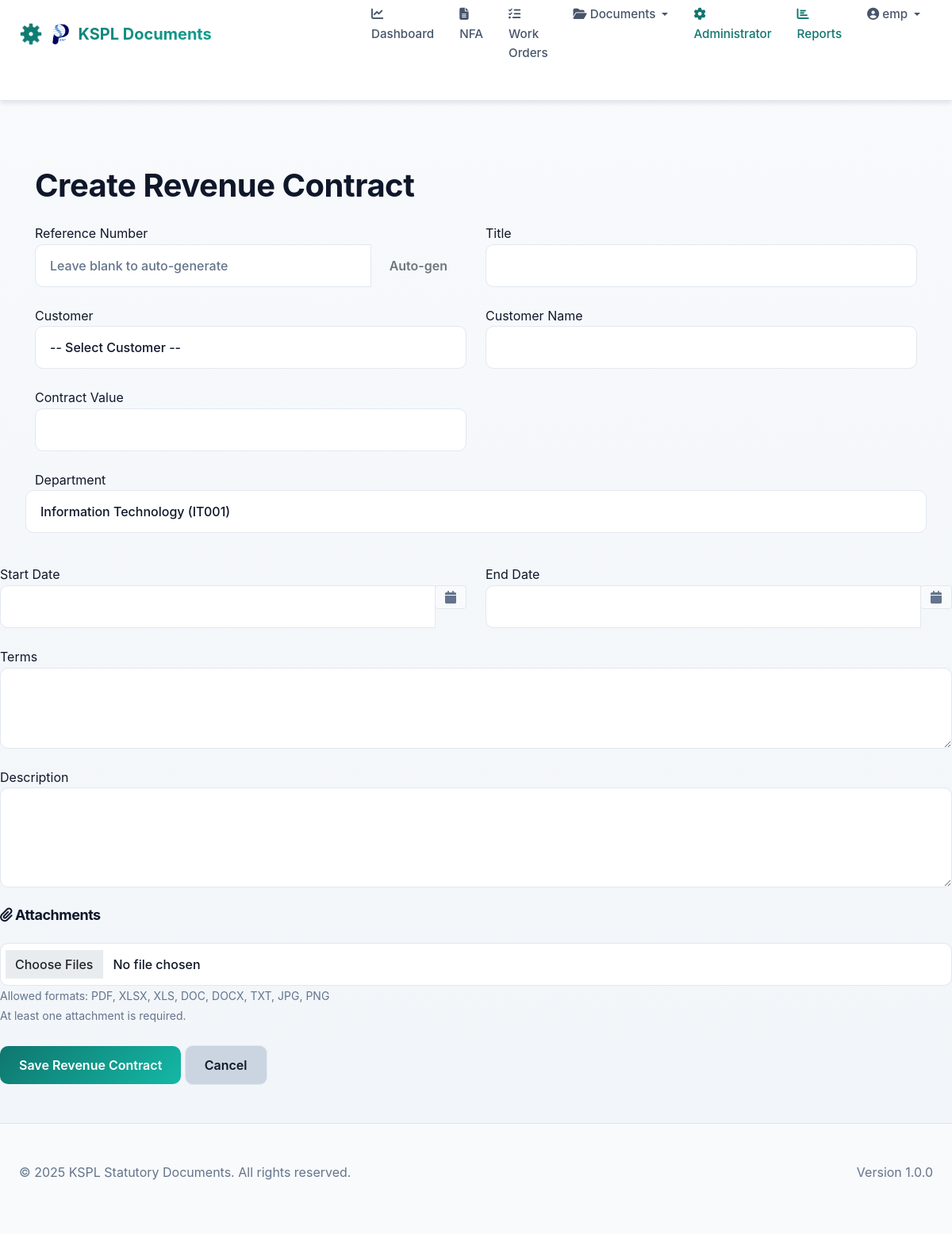
The page /revenue-contracts/create (signed in) on the database its author committed.
### models/__init__.py (models this page shows, shortened)
class User(UserMixin, db.Model):
    __tablename__ = 'users'
    id = db.Column(db.Integer, primary_key=True)
    username = db.Column(db.String(120), unique=True, nullable=False)
    email = db.Column(db.String(120), unique=True, nullable=False)
    password_hash = db.Column(db.String(255), nullable=False)
    first_name = db.Column(db.String(120))
    last_name = db.Column(db.String(120))
    department_id = db.Column(db.Integer, db.ForeignKey('departments.id'))
    is_active = db.Column(db.Boolean, default=True)
    created_at = db.Column(db.DateTime, default=datetime.utcnow)
    roles = db.relationship('Role', secondary='user_roles', backref=db.backref('users', lazy='dynamic'))
    department = db.relationship('Department', backref='users')
    def has_role(self, role_name):
        return any(role.name == role_name for role in self.roles)

class Department(db.Model):
    __tablename__ = 'departments'
    id = db.Column(db.Integer, primary_key=True)
    name = db.Column(db.String(255), unique=True, nullable=False)
    code = db.Column(db.String(50), unique=True, nullable=False)
    description = db.Column(db.Text)
    status = db.Column(db.String(50), default='Active')
    created_at = db.Column(db.DateTime, default=datetime.utcnow)
    updated_at = db.Column(db.DateTime, default=datetime.utcnow, onupdate=datetime.utcnow)

### routes/main.py (the view, shortened to what this page needs)
@main_bp.route('/revenue-contracts/create', methods=['GET', 'POST'])
@login_required
def revenue_contract_create():
    if current_user.has_role('hod'):
        flash('Head of Departments can only review and approve documents, not create them.', 'warning')
        return redirect(url_for('main.dashboard'))
    form = RevenueContractForm()
    form.customer_id.choices = get_customer_choices()
    form.department_id.choices = get_department_choices()
    return render_template('pages/revenue_contract_form.html', form=form, title='Create Revenue Contract')

### templates/pages/revenue_contract_form.html (shortened to what this page needs)
{% extends "index.html" %}
{% block content %}
<div class="container mt-4">
    <h1>{{ title }}</h1>
    <form method="POST" enctype="multipart/form-data" novalidate>
        <div class="row">
            <div class="col-md-6">
                <div class="mb-3">
                    {{ form.reference_number.label }}
                    <div class="input-group">
                        {% if form.reference_number.errors %}
                            {{ form.reference_number(class="form-control is-invalid") }}
                        {% else %}
                            {{ form.reference_number(class="form-control") }}
                        {% endif %}
                        <button class="btn btn-outline-secondary" type="button" id="auto_generate_ref">Auto-gen</button>
                    </div>
                </div>
            </div>
            <div class="col-md-6">
                <div class="mb-3">
                    {{ form.title.label }}
                    {% if form.title.errors %}
                        {{ form.title(class="form-control is-invalid") }}
                        <div class="invalid-feedback">{% for error in form.title.errors %}{{ error }}{% endfor %}</div>
                    {% else %}
                        {{ form.title(class="form-control") }}
                    {% endif %}
                </div>
            </div>
        </div>
        <div class="row">
            <div class="col-md-6">
                <div class="mb-3">
                    {{ form.customer_id.label }}
                    {% if form.customer_id.errors %}
                        {{ form.customer_id(class="form-control is-invalid") }}
                        <div class="invalid-feedback">
                            {% for error in form.customer_id.errors %}{{ error }}{% endfor %}
                        </div>
                    {% else %}
                        {{ form.customer_id(class="form-control") }}
                    {% endif %}
                </div>
            </div>
            <div class="col-md-6">
                <div class="mb-3">
                    {{ form.customer_name.label }}
                    {{ form.customer_name(class="form-control") }}
                </div>
            </div>
        </div>
        <div class="row">
            <div class="col-md-6">
                <div class="mb-3">
                    {{ form.contract_value.label }}
                    {{ form.contract_value(class="form-control", type="number", step="0.01") }}
                </div>
            </div>
                    {{ form.department_id.label }}
                    {% if is_admin %}
                        {% if form.department_id.errors %}
                            {{ form.department_id(class="form-control is-invalid") }}
                            <div class="invalid-feedback">
                                {% for error in form.department_id.errors %}{{ error }}{% endfor %}
                            </div>
                        {% else %}
                            {{ form.department_id(class="form-control") }}
                        {% endif %}
                    {% else %}
                        <input type="text" class="form-control" readonly value="{% if current_user.department %}{{ current_user.department.name }} ({{ current_user.department.code }}){% else %}No Department Assigned{% endif %}">
                    {% endif %}
                </div>
            </div>
        </div>
        <div class="row">
            <div class="col-md-6">
                <div class="mb-3">
                    {{ form.start_date.label }}
                    <div class="input-group date" id="start_date_picker" data-target-input="nearest">
                        {{ form.start_date(class="form-control datetimepicker-input", data_target="#start_date_picker") }}
                        <div class="input-group-append" data-target="#start_date_picker" data-toggle="datetimepicker">
                            <div class="input-group-text"><i class="fa fa-calendar"></i></div>
                        </div>
                    </div>
                </div>
            </div>
            <div class="col-md-6">
                <div class="mb-3">
                    {{ form.end_date.label }}
                    <div class="input-group date" id="end_date_picker" data-target-input="nearest">
                        {{ form.end_date(class="form-control datetimepicker-input", data_target="#end_date_picker") }}
                        <div class="input-group-append" data-target="#end_date_picker" data-toggle="datetimepicker">
                            <div class="input-group-text"><i class="fa fa-calendar"></i></div>
                        </div>
                    </div>
                </div>
            </div>
        </div>
        <div class="mb-3">
            {{ form.terms.label }}
            {{ form.terms(class="form-control", rows="3") }}
        </div>
        <div class="mb-3">
            {{ form.description.label }}
            {{ form.description(class="form-control", rows="4") }}
        </div>
        <div class="mb-3">
            <h5><i class="fas fa-paperclip"></i> Attachments</h5>
            {% if contract and contract.attachments %}
            <div class="mb-3 p-3 bg-light rounded">
                <h6>Existing Attachments:</h6>
                <div class="list-group">
                    {% for attachment in contract.attachments %}
                    <div class="list-group-item d-flex justify-content-between align-items-center attachment-row" data-attachment-id="{{ attachment.id }}" id="attachment-row-{{ attachment.id }}">
                        <div>
                            <i class="fas fa-file"></i>
                            <a href="{{ url_for('main.download_attachment', attachment_id=attachment.id) }}" target="_blank" class="attachment-link">
                                {{ attachment.filename }}
                            </a>
                            <small class="text-muted ms-2 attachment-date">({{ attachment.uploaded_at.strftime('%d %b %Y') }})</small>
                        </div>
                        <div style="display: flex; gap: 8px;" class="attachment-buttons">
                            <button type="button" class="btn btn-sm btn-primary" onclick="document.getElementById('new_attachment_input_{{ loop.index }}').click();">
                                <i class="fas fa-upload"></i> Upload New
                            </button>
                            <input type="file" id="new_attachment_input_{{ loop.index }}" name="new_attachments" accept=".pdf,.xlsx,.xls,.doc,.docx,.txt,.jpg,.png" style="display: none;" onchange="uploadNewAttachment(this, '{{ contract.id }}', {{ attachment.id }});" data-attachment-id="{{ attachment.id }}">
                            <button type="button" class="btn btn-sm btn-danger" onclick="deleteAttachment({{ attachment.id }});">
                                <i class="fas fa-trash"></i> Delete
                            </button>
                        </div>
                    </div>
                    {% endfor %}
                </div>
            </div>
            {% else %}
            <div class="mb-3">
                {{ form.attachments(class="form-control") }}
                <small class="form-text text-muted">
                    Allowed formats: PDF, XLSX, XLS, DOC, DOCX, TXT, JPG, PNG<br>
                    At least one attachment is required.
                </small>
            </div>
            {% endif %}
        </div>
        <div class="mb-3">
            {{ form.submit(class="btn btn-primary") }}
            <a href="{{ url_for('main.revenue_contract_list') }}" class="btn btn-secondary">Cancel</a>
        </div>
{% endblock %}

### templates/index.html (shortened to what this page needs)
<!DOCTYPE html>
<html lang="en">
<head>
    <link href="https://cdn.jsdelivr.net/npm/bootstrap@5.1.3/dist/css/bootstrap.min.css" rel="stylesheet">
    <link rel="stylesheet" href="https://cdnjs.cloudflare.com/ajax/libs/font-awesome/6.4.0/css/all.min.css">
    <link rel="stylesheet" href="https://cdnjs.cloudflare.com/ajax/libs/tempusdominus-bootstrap-4/5.39.0/css/tempusdominus-bootstrap-4.min.css" />
    <link rel="stylesheet" href="{{ url_for('static', filename='main.css') }}">
</head>
<body>
    <nav class="navbar navbar-expand-lg navbar-light" style="padding: initial;">
        <div class="container-fluid px-4">
            <a class="navbar-brand d-flex align-items-center" href="{% if current_user.is_authenticated %}{% if current_user.has_role('admin') %}{{ url_for('admin.admin_dashboard') }}{% else %}{{ url_for('main.dashboard') }}{% endif %}{% else %}{{ url_for('auth.login') }}{% endif %}" style="gap: 12px;">
                <img style="max-width: 5%; height: auto;" src="{{ url_for('static', filename='images/ksp-logo.png') }}" alt="KSP Logo" height="40" class="img-fluid">
                <span>KSPL Documents</span>
            </a>
            <div class="collapse navbar-collapse" id="navbarNav">
                <ul class="navbar-nav ms-auto">
                    {% if current_user.is_authenticated %}
                        <li class="nav-item">
                            <a class="nav-link" href="{{ url_for('main.dashboard') }}">
                                <i class="fas fa-chart-line me-1"></i>Dashboard
                            </a>
                        </li>
                        <li class="nav-item">
                            <a class="nav-link" href="{{ url_for('main.nfa_list') }}">
                                <i class="fas fa-file-alt me-1"></i>NFA
                            </a>
                        </li>
                        <li class="nav-item">
                            <a class="nav-link" href="{{ url_for('main.work_order_list') }}">
                                <i class="fas fa-tasks me-1"></i>Work Orders
                            </a>
                        </li>
                        <li class="nav-item dropdown">
                            <a class="nav-link dropdown-toggle" href="#" id="documentsDropdown" role="button" data-bs-toggle="dropdown" aria-expanded="false">
                                <i class="fas fa-folder-open me-1"></i>Documents
                            </a>
                        </li>
                        <li class="nav-item">
                            <a class="nav-link text-primary" href="{{ url_for('admin.admin_dashboard') }}">
                                <i class="fas fa-cog me-1"></i>Administrator
                            </a>
                        </li>
                        <li class="nav-item">
                            <a class="nav-link text-primary" href="{{ url_for('admin.reports') }}">
                                <i class="fas fa-chart-bar me-1"></i>Reports
                            </a>
                        </li>
                        <li class="nav-item dropdown">
                            <a class="nav-link dropdown-toggle" href="#" id="userDropdown" role="button" data-bs-toggle="dropdown" aria-expanded="false">
                                <i class="fas fa-user-circle me-1"></i>{{ current_user.username }}
                            </a>
                        </li>
                    {% else %}
                        <li class="nav-item">
                            <a class="nav-link" href="{{ url_for('auth.login') }}">
                                <i class="fas fa-sign-in-alt me-1"></i>Login
                            </a>
                        </li>
                    {% endif %}
                </ul>
            </div>
        </div>
    </nav>
    <div class="container-fluid">
        {% block content %}{% endblock %}
    <footer class="bg-light border-top mt-5 py-4">
        <div class="container-fluid px-4">
            <div class="row">
                <div class="col-md-6">
                    <p class="text-muted mb-0">© 2025 KSPL Statutory Documents. All rights reserved.</p>
                </div>
                <div class="col-md-6 text-md-end">
                    <p class="text-muted mb-0">Version 1.0.0</p>
                </div>
            </div>
        </div>
    </footer>
</body>
</html>

### rows shown on the page
User: username "emp"
Department: department.name "Information Technology (IT001)"

### other values the page prints
{{ title }} "Create Revenue Contract"
